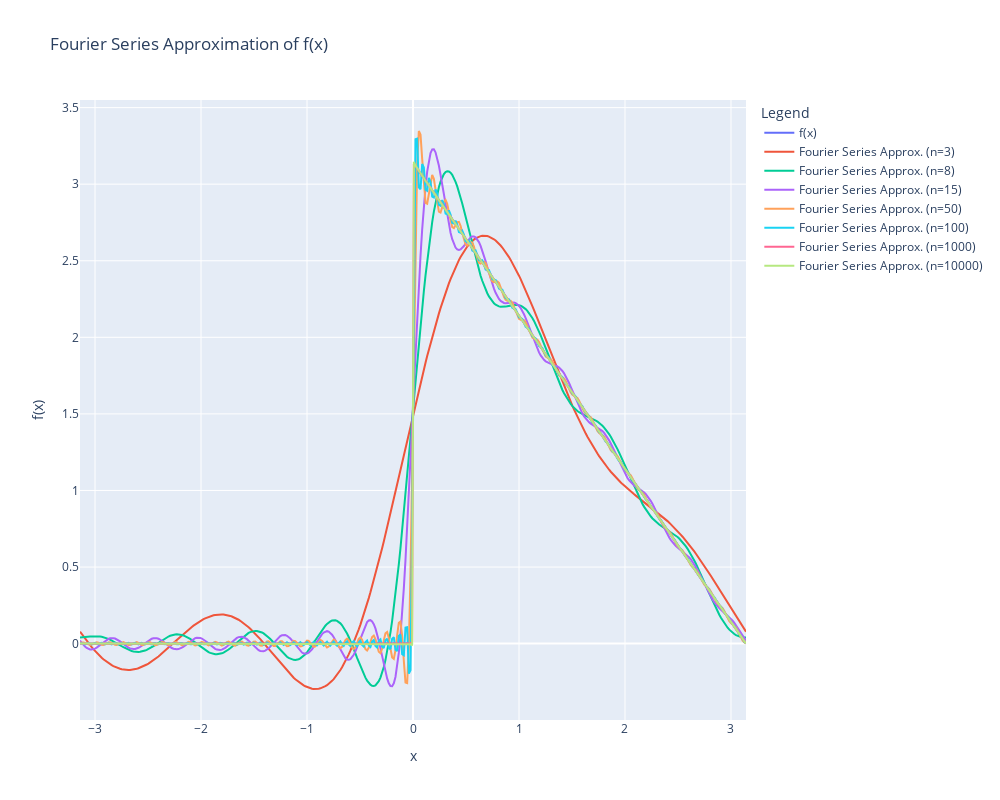

Notebook code cell kept with this figure:
### Markdown cell above
El ejemplo pide aproximar usando una serie de Fourier la función

\begin{equation}
f(x) = \begin{cases}
            0, & -\pi < x < 0 \\
            \pi - x, & 0 \leq x < \pi
        \end{cases}
\end{equation}

### Code cell
# Define the function and the Fourier series approximation
def f(x):        
    aux = np.nan * np.ones_like(x)
    aux[x < 0] = 0
    aux[x > 0] = (np.pi - x[x > 0])
    return aux

def fourier_series(x, p, n_terms):
    a0 = p / 4
    series_sum = a0
    for n in range(1, n_terms + 1):
        an = (1- (-1)**n) / (n**2 * np.pi)
        bn = 1/n
        series_sum += an * np.cos(n * np.pi * x / p) + bn * np.sin(n * np.pi * x / p)
    return series_sum

# Define the interval and the number of terms in the Fourier series
p = np.pi
x = np.linspace(-p, p, 400)
n_terms = [3, 8, 15, 50, 100, 1000, 10000]

# Create figure
fig = make_subplots()

# Add trace for the original function
epsilon = 1e-10;
x_true_left = np.linspace(-np.pi+epsilon, 0-epsilon, 100)
x_true_right = np.linspace(0, np.pi-epsilon, 100)
x_true = np.concatenate((x_true_left, x_true_right))
f_values = f(x_true)
fig.add_trace(go.Scatter(x=x_true, y=f_values, mode='lines', name='f(x)'))

# Add traces for each term in the Fourier series
for n in n_terms:
    fourier_values = fourier_series(x, p, n)
    fig.add_trace(go.Scatter(x=x, y=fourier_values, mode='lines', name=f'Fourier Series Approx. (n={n})'))

# Create frames
frames = []
for n in n_terms:
    fourier_values = fourier_series(x, p, n)
    frames.append(go.Frame(data=[go.Scatter(x=x, y=fourier_values, mode='lines', name=f'Fourier Series Approx. (n={n})')],
                           name=f'Frame {n}'))

# Update layout with animation settings and larger size
fig.update_layout(
    title='Fourier Series Approximation of f(x)',
    xaxis_title='x',
    yaxis_title='f(x)',
    legend_title='Legend',
    width=1000,  # Set the width of the plot
    height=800,  # Set the height of the plot
)

# Show the plot
pio.show(fig)

### Figure 1 — Plotly figure (JSON) as saved in the notebook; plotly's stock layout.template omitted (floating-point values rounded to 4 significant figures; data arrays with more than 128 entries replaced by an {"elided": "..."} marker saying what was removed)
{"data": [{"mode": "lines", "name": "f(x)", "type": "scatter", "x": {"elided": "200 float values"}, "y": {"elided": "200 float values"}}, {"mode": "lines", "name": "Fourier Series Approx. (n=3)", "type": "scatter", "x": {"elided": "400 float values"}, "y": {"elided": "400 float values"}}, {"mode": "lines", "name": "Fourier Series Approx. (n=8)", "type": "scatter", "x": {"elided": "400 float values"}, "y": {"elided": "400 float values"}}, {"mode": "lines", "name": "Fourier Series Approx. (n=15)", "type": "scatter", "x": {"elided": "400 float values"}, "y": {"elided": "400 float values"}}, {"mode": "lines", "name": "Fourier Series Approx. (n=50)", "type": "scatter", "x": {"elided": "400 float values"}, "y": {"elided": "400 float values"}}, {"mode": "lines", "name": "Fourier Series Approx. (n=100)", "type": "scatter", "x": {"elided": "400 float values"}, "y": {"elided": "400 float values"}}, {"mode": "lines", "name": "Fourier Series Approx. (n=1000)", "type": "scatter", "x": {"elided": "400 float values"}, "y": {"elided": "400 float values"}}, {"mode": "lines", "name": "Fourier Series Approx. (n=10000)", "type": "scatter", "x": {"elided": "400 float values"}, "y": {"elided": "400 float values"}}], "layout": {"height": 800, "legend": {"title": {"text": "Legend"}}, "title": {"text": "Fourier Series Approximation of f(x)"}, "width": 1000, "xaxis": {"anchor": "y", "autorange": true, "domain": [0, 1], "range": [-3.142, 3.142], "title": {"text": "x"}, "type": "linear"}, "yaxis": {"anchor": "x", "autorange": true, "domain": [0, 1], "range": [-0.4987, 3.55], "title": {"text": "f(x)"}, "type": "linear"}}}
